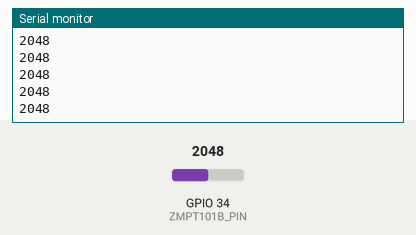
Simulated run of this sketch. Board: ESP32. On the bench: the last lines printed to the serial monitor. The test bench sets the inputs (shaded band); at power-on: GPIO 34 (ZMPT101B_PIN) = 2048.

Above: at 1.2 s.
1.3 s: GPIO 34 (ZMPT101B_PIN) set to 2866
At 2.4 s:
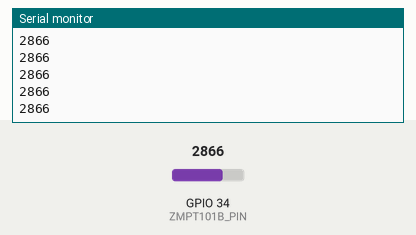
2.8 s: GPIO 34 (ZMPT101B_PIN) set to 3603
At 3.4 s:
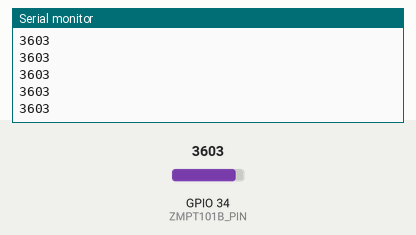
Timing chart, 0 to 5.8 s (numbered marks = the images above; inputs shaded):
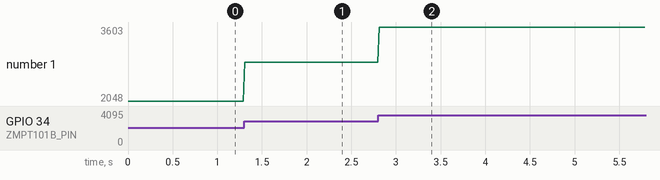

Measured:
- after the input at 1.3 s, the serial monitor: prints a new line at once (image 1)
- after the input at 2.8 s, the serial monitor: prints a new line at once (image 2)
- plotted number 1: 2048 → 2866 after the input at 1.3 s, 2866 → 3603 after the input at 2.8 s

The sketch:

ZMPT101.ino
```cpp
#define ZMPT101B_PIN 34

void setup()
{
  Serial.begin(115200);

// Analog attenuation: When using 0-1V sensors the attenuation should be decreased to improve accuracy.
//    ADC_0db: sets no attenuation. ADC can measure up to approximately 800 mV (1V input = ADC reading of 1088).
//    ADC_2_5db: The input voltage of ADC will be attenuated, extending the range of measurement to up to approx. 1100 mV. (1V input = ADC reading of 3722).
//    ADC_6db: The input voltage of ADC will be attenuated, extending the range of measurement to up to approx. 1350 mV. (1V input = ADC reading of 3033).
//    ADC_11db (default): The input voltage of ADC will be attenuated, extending the range of measurement to up to approx. 2600 mV. (1V input = ADC reading of 1575).

analogSetAttenuation(ADC_11db);

  pinMode(ZMPT101B_PIN, INPUT);
}

void loop()
{
  Serial.println(analogRead(ZMPT101B_PIN));
  delay(17);
}
```
